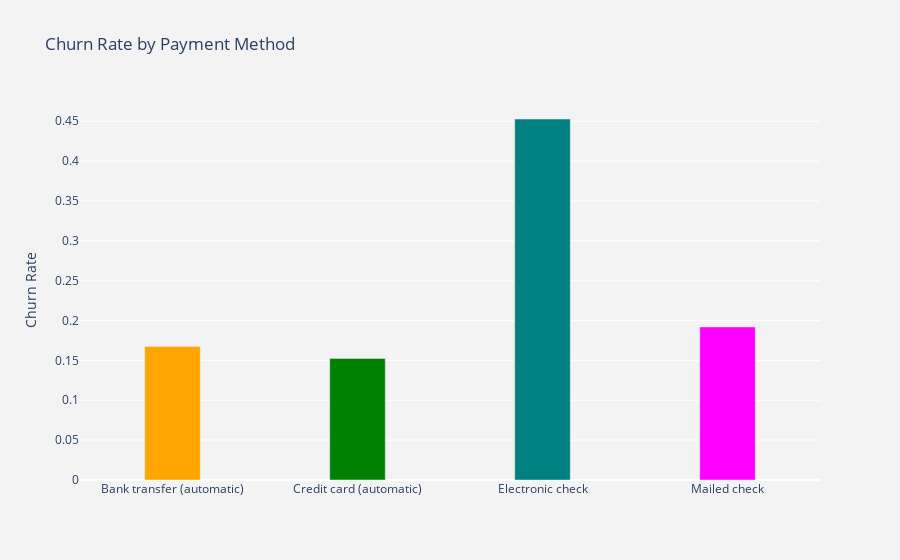

The notebook cell this image was saved under:
### Code cell
# Visualize Churn by Payment Method
plot_by_payment = churn_dataset.groupby('PaymentMethod').Churn.mean().reset_index()
plot_data = [
    go.Bar(
        x=plot_by_payment['PaymentMethod'],
        y=plot_by_payment['Churn'],
        width = [0.3, 0.3, 0.3, 0.3],
        marker=dict(
        color=['orange', 'green', 'teal', 'magenta'])
    )
]
plot_layout = go.Layout(
        xaxis={"type": "category"},
        yaxis={"title": "Churn Rate"},
        title='Churn Rate by Payment Method',
        plot_bgcolor  = 'rgb(243,243,243)',
        paper_bgcolor  = 'rgb(243,243,243)',
    )
fig = go.Figure(data=plot_data, layout=plot_layout)
po.iplot(fig)

### Figure 1 — Plotly figure (JSON) as saved in the notebook; plotly's stock layout.template omitted (floating-point values rounded to 4 significant figures)
{"data": [{"marker": {"color": ["orange", "green", "teal", "magenta"]}, "type": "bar", "width": [0.3, 0.3, 0.3, 0.3], "x": ["Bank transfer (automatic)", "Credit card (automatic)", "Electronic check", "Mailed check"], "y": [0.1673, 0.1525, 0.4529, 0.192]}], "layout": {"autosize": true, "paper_bgcolor": "rgb(243,243,243)", "plot_bgcolor": "rgb(243,243,243)", "title": {"text": "Churn Rate by Payment Method"}, "xaxis": {"autorange": true, "range": [-0.5, 3.5], "type": "category"}, "yaxis": {"autorange": true, "range": [0, 0.4767], "title": {"text": "Churn Rate"}, "type": "linear"}}}
